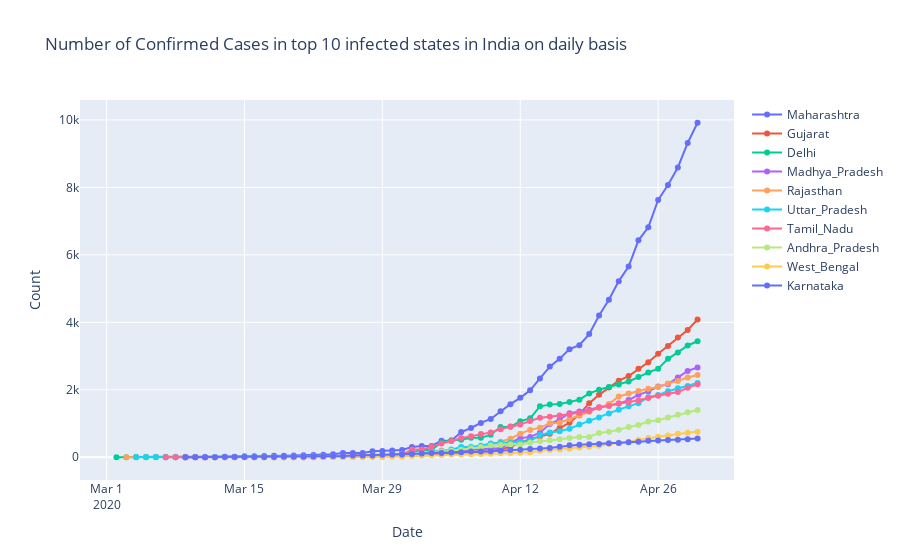

Source (notebook cell):
### Code cell
fig = go.Figure()
fig.add_trace(go.Scatter(x=Maharashtra.index,y=Maharashtra['Confirmed'],mode='lines+markers',name="Maharashtra"))
fig.add_trace(go.Scatter(x=Gujarat.index,y=Gujarat['Confirmed'],mode='lines+markers',name="Gujarat"))
fig.add_trace(go.Scatter(x=Delhi.index,y=Delhi['Confirmed'],mode='lines+markers',name="Delhi"))
fig.add_trace(go.Scatter(x=Madhya_Pradesh.index,y=Madhya_Pradesh['Confirmed'],mode='lines+markers',name="Madhya_Pradesh"))
fig.add_trace(go.Scatter(x=Rajasthan.index,y=Rajasthan['Confirmed'],mode='lines+markers',name="Rajasthan"))
fig.add_trace(go.Scatter(x=Uttar_Pradesh.index,y=Uttar_Pradesh['Confirmed'],mode='lines+markers',name="Uttar_Pradesh"))
fig.add_trace(go.Scatter(x=Tamil_Nadu.index,y=Tamil_Nadu['Confirmed'],mode='lines+markers',name="Tamil_Nadu"))
fig.add_trace(go.Scatter(x=Andhra_Pradesh.index,y=Andhra_Pradesh['Confirmed'],mode='lines+markers',name="Andhra_Pradesh"))
fig.add_trace(go.Scatter(x=Telangana.index,y=Telangana['Confirmed'],mode='lines+markers',name="Telangana"))
fig.add_trace(go.Scatter(x=West_Bengal.index,y=West_Bengal['Confirmed'],mode='lines+markers',name="West_Bengal"))
fig.add_trace(go.Scatter(x=Karnataka.index,y=Karnataka['Confirmed'],mode='lines+markers',name="Karnataka"))
fig.update_layout(title='Number of Confirmed Cases in top 10 infected states in India on daily basis',xaxis=dict(title="Date"),yaxis=dict(title="Count"))
